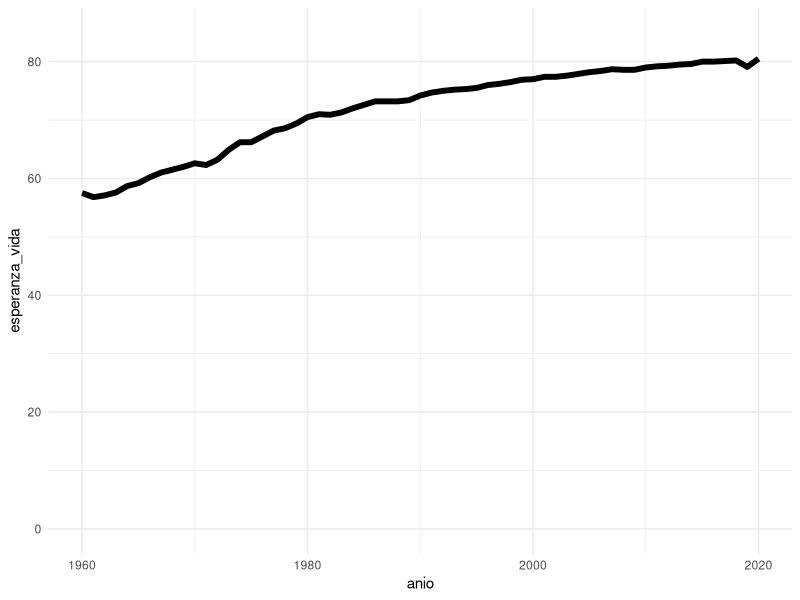
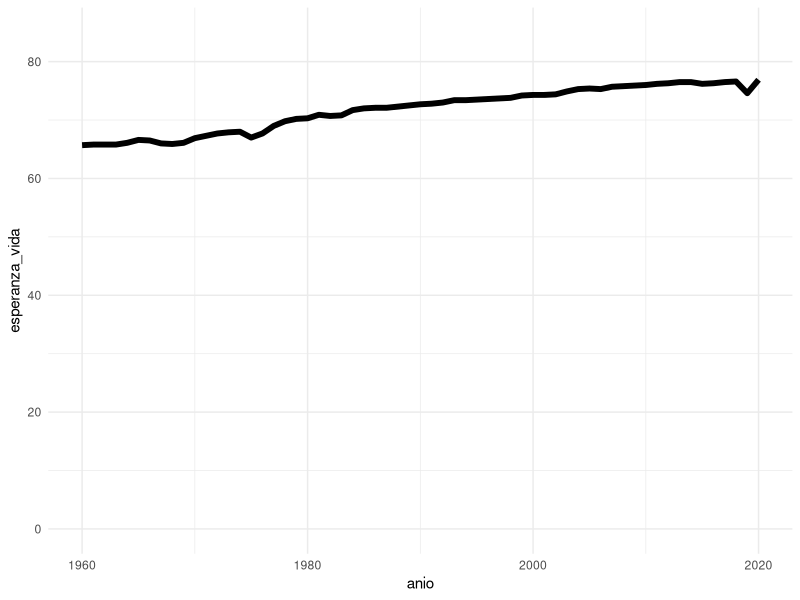

Write R code to recreate these figures, in order.
## ---- chunk 1
#| message: false
library(readr)
library(dplyr)
library(ggplot2)

desarrollo <- read_csv(here::here("datos/datos-desarrollo.csv"))

## ---- chunk 2
#| fig-cap: "Esperanza de vida en Chile (1990-2020)"
#| label: fig-espvida-cl

desarrollo |> 
  filter(pais == "Chile") |> 
  ggplot(aes(x = anio, y = esperanza_vida)) +
  geom_line(size = 2) +
  scale_y_continuous(limits = c(0, 85)) +
  theme_minimal()
## ---- chunk 3
#| fig-cap: "Esperanza de vida en Argentina (1990-2020)"
#| label: fig-espvida-ar

desarrollo |> 
  filter(pais == "Argentina") |> 
  ggplot(aes(x = anio, y = esperanza_vida)) +
  geom_line(size = 2) +
  scale_y_continuous(limits = c(0, 85)) +
  theme_minimal()
